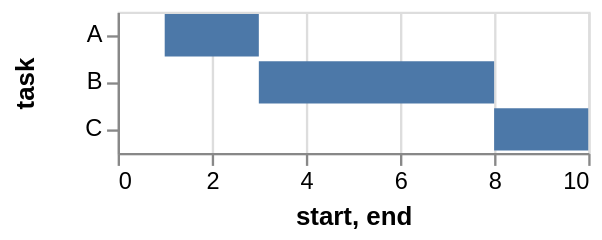

Describe this chart as a Vega-Lite specification.
### Vega specification from a JSON file in a GitHub repository (floating-point values rounded to 4 significant figures)
{"$schema": "https://vega.github.io/schema/vega/v4.json", "description": "A simple bar chart with ranged data (aka Gantt Chart).", "autosize": "pad", "padding": 5, "width": 200, "style": "cell", "data": [{"name": "source_0", "values": [{"task": "A", "start": 1, "end": 3}, {"task": "B", "start": 3, "end": 8}, {"task": "C", "start": 8, "end": 10}]}], "signals": [{"name": "y_step", "value": 20}, {"name": "height", "update": "bandspace(domain('y').length, 0.1, 0.05) * y_step"}], "marks": [{"name": "marks", "type": "rect", "style": ["bar"], "from": {"data": "source_0"}, "encode": {"update": {"fill": [{"test": "datum[\"start\"] === null || isNaN(datum[\"start\"])", "value": null}, {"value": "#4c78a8"}], "tooltip": {"signal": "{\"task\": ''+datum[\"task\"], \"start\": format(datum[\"start\"], \"\"), \"end\": format(datum[\"end\"], \"\")}"}, "x": {"scale": "x", "field": "start"}, "x2": {"scale": "x", "field": "end"}, "y": {"scale": "y", "field": "task"}, "height": {"scale": "y", "band": true}}}}], "scales": [{"name": "x", "type": "linear", "domain": {"data": "source_0", "fields": ["start", "end"]}, "range": [0, {"signal": "width"}], "nice": true, "zero": true}, {"name": "y", "type": "band", "domain": {"data": "source_0", "field": "task", "sort": true}, "range": {"step": {"signal": "y_step"}}, "paddingInner": 0.1, "paddingOuter": 0.05}], "axes": [{"scale": "x", "orient": "bottom", "grid": false, "title": "start, end", "labelFlush": true, "labelOverlap": true, "tickCount": {"signal": "ceil(width/40)"}, "zindex": 1}, {"scale": "x", "orient": "bottom", "gridScale": "y", "grid": true, "tickCount": {"signal": "ceil(width/40)"}, "domain": false, "labels": false, "maxExtent": 0, "minExtent": 0, "ticks": false, "zindex": 0}, {"scale": "y", "orient": "left", "grid": false, "title": "task", "labelOverlap": true, "zindex": 1}], "config": {"axisY": {"minExtent": 30}}}
